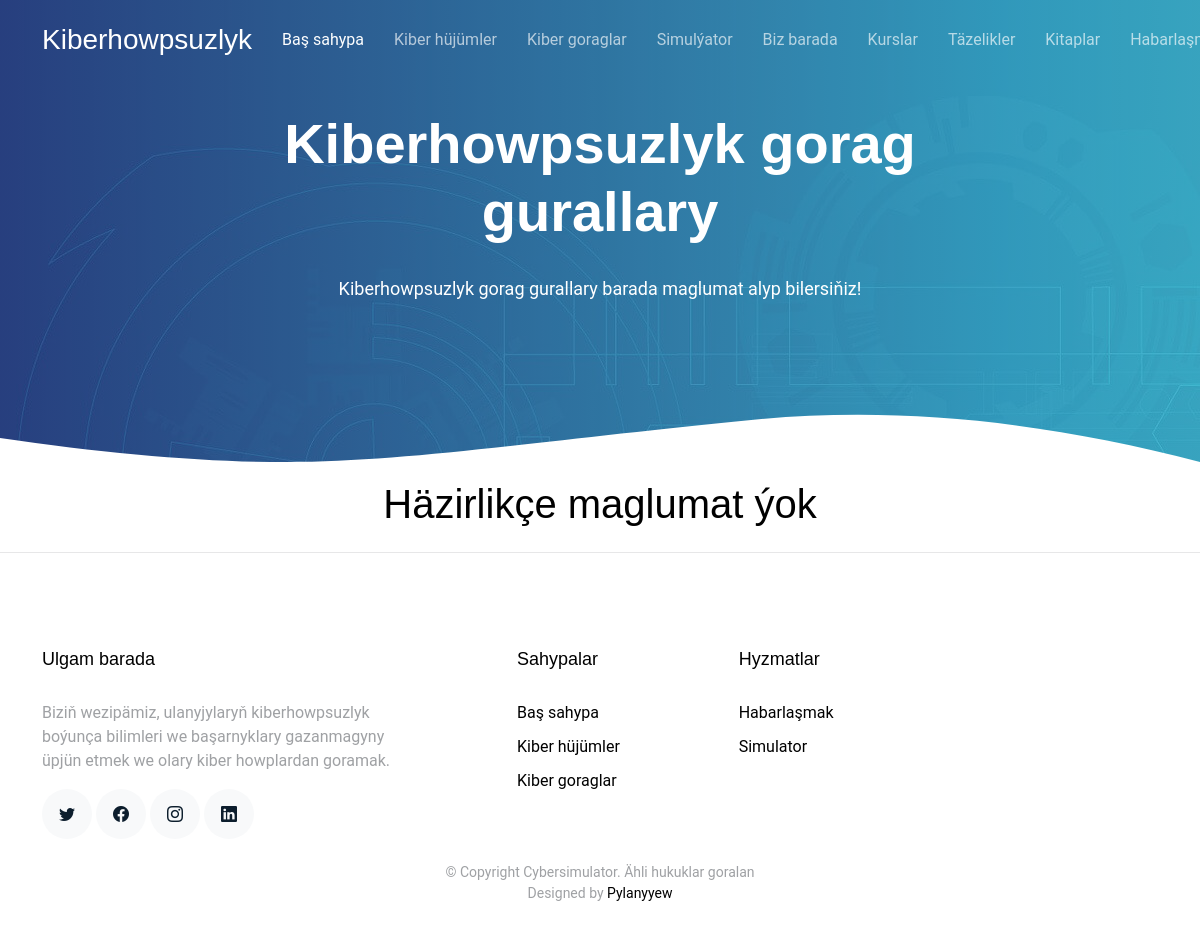
The page /cyberdefense/1 on the database as committed earlier.
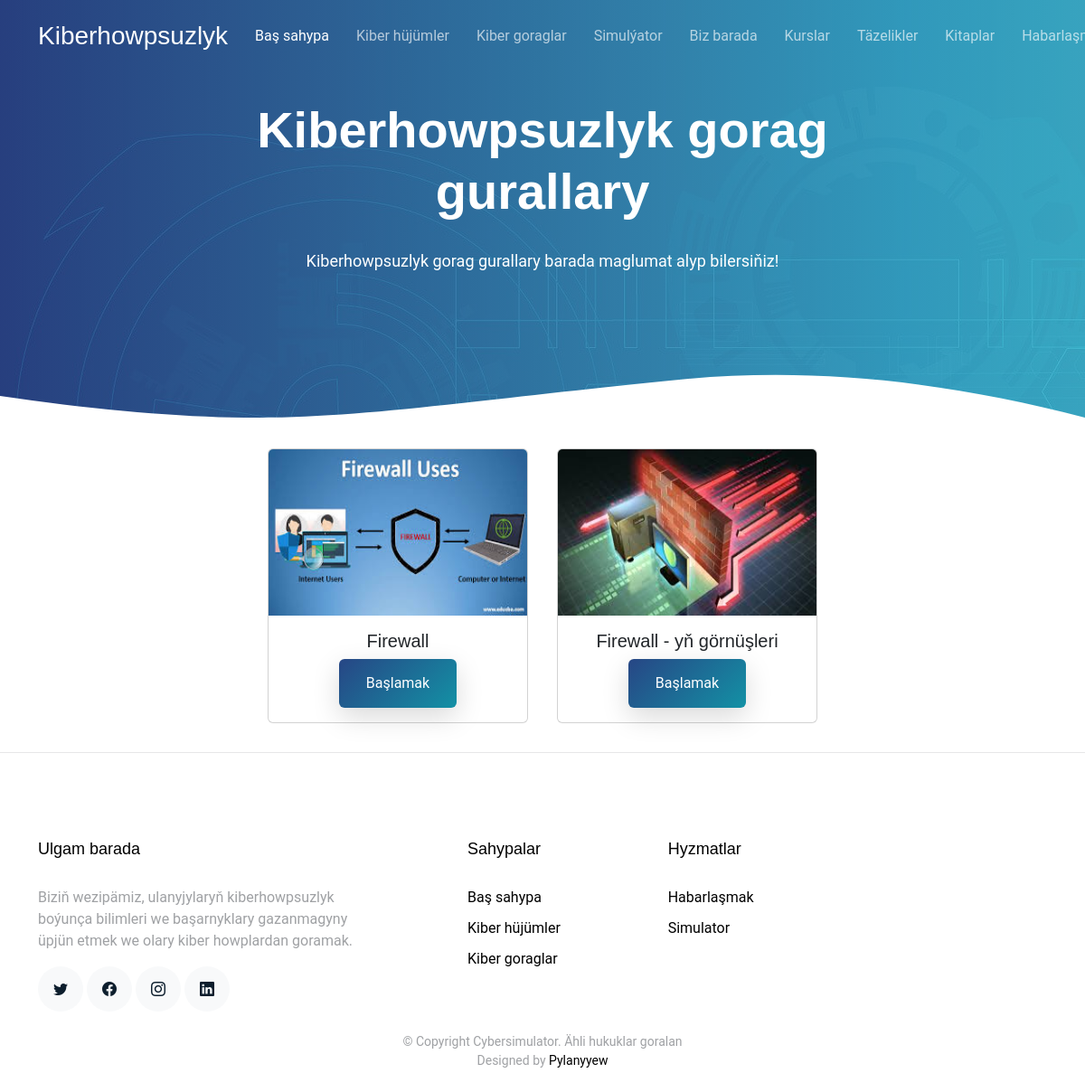
The same page on the database as committed later.
### main/models.py (models this page shows, shortened)
class CyberDefenseTools(models.Model):
    name = models.CharField(max_length=100)
    category = models.ForeignKey(CyberDefenseCategories, on_delete=models.CASCADE)
    img=models.ImageField(upload_to='img/cyber_defense_tools')
    context = RichTextField()
    date=models.DateTimeField(auto_now=True)
    class Meta:
        verbose_name_plural = "Cyber_Defense_Tools"
        verbose_name = "Cyber_Defense_Tool"
        ordering = ['name']
        db_table = 'cyber_defense_tools'

### main/views.py (the view)
# urls.py: path('cyberdefense/<int:id>',views.cyberdefense,name='cyberdefense'),
def cyberdefense(request,id):
    cyberdefense = models.CyberDefenseTools.objects.filter(category__id=id)
    context={
        'id':id,
        'cyberdefense':cyberdefense
    }
    return render(request, 'cyberdefnsetools.html',context)

### templates/cyberdefnsetools.html (shortened to what this page needs)
{% extends 'base.html' %}
{% load static %} {% block content %}
<main id="main">
  <section class="hero-section inner-page">
    <div class="wave">
    </div>
    <div class="container">
      <div class="row align-items-center">
        <div class="col-12">
          <div class="row justify-content-center">
            <div class="col-md-7 text-center hero-text">
              <h1 data-aos="fade-up" data-aos-delay="">
                Kiberhowpsuzlyk gorag gurallary
              </h1>
              <p class="mb-5" data-aos="fade-up" data-aos-delay="100">
                Kiberhowpsuzlyk gorag gurallary barada maglumat alyp bilersiňiz!
              </p>
            </div>
          </div>
        </div>
      </div>
    </div>
  </section>
  <div class="container d-flex justify-content-center">
    {% if cyberdefense %} {% for defenses in cyberdefense %}
    <div class="card m-3" style="width: 18rem; height: 19rem">
      <img
        src="{{ defenses.img.url }}"
        class="card-img-top"
        width="100"
        height="250"
        alt="{{ defenses.name }}"
      />
      <div class="card-body d-flex justify-content-center flex-wrap">
        <h5 class="card-title text-center" style="width: 100%">
          {{ defenses.name }}
        </h5>
        <a
          href="{% url 'defense_detail' id defenses.id %}"
          style="padding: 10px; display: flex; align-items: center"
          class="btn btn-primary"
          >Başlamak</a
        >
      </div>
    </div>
    {% endfor %} {% else %}
    <h1>Häzirlikçe maglumat ýok</h1>
    {% endif %}
  </div>
</main>
<hr />
{% endblock %}

### templates/base.html (shortened to what this page needs)
{% load static %}
<!DOCTYPE html>
<html lang="en">
  <head>
    <link href="{% static 'assets/vendor/aos/aos.css' %}" rel="stylesheet" />
    <link
      href="{% static 'assets/vendor/bootstrap/css/bootstrap.min.css' %}"
      rel="stylesheet" />
    <link
      href="{% static 'assets/vendor/bootstrap-icons/bootstrap-icons.css' %}"
      rel="stylesheet" />
    <link
      href="{% static 'assets/vendor/boxicons/css/boxicons.min.css' %}"
      rel="stylesheet" />
    <link
      href="{% static 'assets/vendor/swiper/swiper-bundle.min.css' %}"
      rel="stylesheet" />
    <link href="{% static 'assets/css/style.css' %}" rel="stylesheet" />
  </head>
  <body>
    <header id="header" class="fixed-top d-flex align-items-center">
      <div class="container d-flex justify-content-between align-items-center">
        <div class="logo">
          <h1><a href="{% url 'index' %}">Kiberhowpsuzlyk</a></h1>
        </div>
        <nav id="navbar" class="navbar">
          <ul>
            <li><a class="active" href="{% url 'index' %}">Baş sahypa</a></li>
            <li><a href="{% url 'cybercategories' %}">Kiber hüjümler</a></li>
            <li><a href="{% url 'defensecategories' %}">Kiber goraglar</a></li>
            <li><a href="{% url 'simulator' %}">Simulýator</a></li>
            <li><a href="{% url 'about' %}">Biz barada</a></li>
            <li><a href="{% url 'courses' %}">Kurslar</a></li>
            <li><a href="{% url 'news' %}">Täzelikler</a></li>
            <li><a href="{% url 'books' %}">Kitaplar</a></li>
            <li><a href="{% url 'contact' %}">Habarlaşmak</a></li>
          </ul>
        </nav>
      </div>
    </header>
    {% block content %}{% endblock %}
    <footer class="footer" role="contentinfo">
      <div class="container">
        <div class="row">
          <div class="col-md-4 mb-4 mb-md-0">
            <h3>Ulgam barada</h3>
            <p>
              Biziň wezipämiz, ulanyjylaryň kiberhowpsuzlyk boýunça bilimleri we
              başarnyklary gazanmagyny üpjün etmek we olary kiber howplardan
              goramak.
            </p>
            <p class="social">
              <a href="#"><span class="bi bi-twitter"></span></a>
              <a href="#"><span class="bi bi-facebook"></span></a>
              <a href="#"><span class="bi bi-instagram"></span></a>
              <a href="#"><span class="bi bi-linkedin"></span></a>
            </p>
          </div>
          <div class="col-md-7 ms-auto">
            <div class="row site-section pt-0">
              <div class="col-md-4 mb-4 mb-md-0">
                <h3>Sahypalar</h3>
                <ul class="list-unstyled">
                  <li><a href="#">Baş sahypa</a></li>
                  <li><a href="#">Kiber hüjümler</a></li>
                  <li><a href="#">Kiber goraglar</a></li>
                </ul>
              </div>
              <div class="col-md-4 mb-4 mb-md-0">
                <h3>Hyzmatlar</h3>
                <ul class="list-unstyled">
                  <li><a href="#">Habarlaşmak</a></li>
                  <li><a href="#">Simulator</a></li>
                </ul>
              </div>
            </div>
          </div>
        </div>
        <div class="row justify-content-center text-center">
          <div class="col-md-7">
            <p class="copyright">
              &copy; Copyright Cybersimulator. Ähli hukuklar goralan
            </p>
            <div class="credits">Designed by <a href="#">Pylanyyew</a></div>
          </div>
        </div>
      </div>
    </footer>
  </body>
</html>

### static/assets/css/style.css (style rules this page uses)
html { overflow-x: hidden; }
body { font-family: "Roboto", sans-serif; color: #9fa1a4; line-height: 1.5; }
a { color: #777; text-decoration: none; transition: 0.3s all ease; }
h1, h2, h3, h4, h5, h6, .font-heading { font-family: "Poppins", sans-serif; color: #000; }
.container { z-index: 2; position: relative; }
section { overflow: hidden; }
.btn { border: none; padding: 15px 30px !important; }
.btn.btn-primary { background: #2d71a1; background: linear-gradient(-45deg, #1391a5, #274685); color: #fff; box-shadow: 0 10px 30px 0 rgba(0, 0, 0, 0.15); }
#header { height: 80px; transition: all 0.5s; z-index: 997; transition: all 0.5s; }
#header .logo h1 { font-size: 28px; margin: 0; padding: 4px 0; line-height: 1; font-weight: 500; }
#header .logo h1 a, #header .logo h1 a:hover { color: #fff; text-decoration: none; }
.navbar { padding: 0; }
.navbar ul { margin: 0; padding: 0; display: flex; list-style: none; align-items: center; }
.navbar li { position: relative; }
.navbar a, .navbar a:focus { display: flex; align-items: center; justify-content: space-between; padding: 10px 0 10px 30px; font-size: 16px; font-weight: 400; color: rgba(255, 255, 255, 0.65); white-space: nowrap; transition: 0.3s; }
.navbar a:hover, .navbar .active, .navbar .active:focus, .navbar li:hover > a { color: #fff; }
.hero-section { background: linear-gradient( to right, rgba(39, 70, 133, 0.8) 0%, rgba(61, 179, 197, 0.8) 100% ), url(../img/hero-bg.jpg); position: relative; }
.hero-section .wave { width: 100%; overflow: hidden; position: absolute; z-index: 1; bottom: -150px; }
.hero-section .wave svg { width: 100%; }
.hero-section, .hero-section > .container > .row { height: 100vh; min-height: 880px; }
.hero-section.inner-page { height: 60vh; min-height: 0; }
.hero-section.inner-page .hero-text { transform: translateY(-150px); margin-top: -120px; }
.hero-section h1 { font-size: 3.5rem; color: #fff; font-weight: 700; margin-bottom: 30px; }
.hero-section p { font-size: 18px; color: #fff; }
.footer { padding: 5rem 0 2.5rem 0; }
.footer h3 { font-size: 18px; margin-bottom: 30px; }
.footer ul li { margin-bottom: 10px; }
.footer a { color: #000; }
.footer .copyright { margin-bottom: 0px; }
.footer .copyright, .footer .credits { font-size: 14px; }
.social a { display: inline-block; width: 50px; height: 50px; border-radius: 50%; background: #f8f9fa; position: relative; text-align: center; transition: 0.3s background ease; color: #0d1e2d; line-height: 0; }
.social a span { display: inline-block; left: 50%; position: absolute; top: 50%; transform: translate(-50%, -50%); }

Rows that differ between the two databases and show on the page:
added CyberDefenseTools: img (picture), name "Firewall"
added CyberDefenseTools: img (picture), name "Firewall - yň görnüşleri"
Other text that changed with them:
text no longer shown: "Häzirlikçe maglumat ýok"
